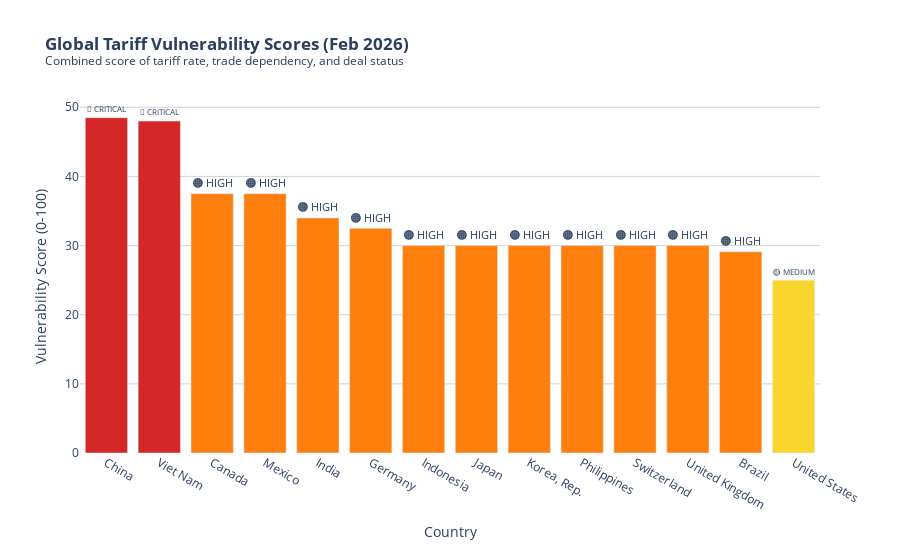

The code cell stored with this chart in its notebook:
### Code cell
import plotly.graph_objects as go
color_map = {
    '🔴 CRITICAL': '#d62728',
    '🟠 HIGH': '#ff7f0e',
    '🟡 MEDIUM': '#f9d62e',
    '🟢 LOW': '#2ca02c'
}

fig2 = go.Figure(go.Bar(
    x=vuln_df['country_name'],
    y=vuln_df['vulnerability_score'],
    marker_color=[color_map[r] for r in vuln_df['risk_level']],
    text=vuln_df['risk_level'],
    textposition='outside',
    customdata=list(zip(
        vuln_df['current_tariff'],
        vuln_df['deal_status'],
        vuln_df['notes']
    )),
    hovertemplate=(
        '<b>%{x}</b><br>'
        'Vulnerability Score: %{y}<br>'
        'Current US Tariff: %{customdata[0]}%<br>'
        'Status: %{customdata[1]}<br>'
        'Note: %{customdata[2]}<extra></extra>'
    )
))

fig2.update_layout(
    title='<b>Global Tariff Vulnerability Scores (Feb 2026)</b><br>'
          '<sup>Combined score of tariff rate, trade dependency, and deal status</sup>',
    xaxis_title='Country',
    yaxis_title='Vulnerability Score (0-100)',
    height=550,
    plot_bgcolor='white',
    yaxis=dict(gridcolor='lightgray')
)
fig2.show()
fig2.write_html('../reports/viz2_vulnerability_scores.html')

print("✅ Leaderboard displayed and saved to reports/viz2_vulnerability_scores.html")

### Figure 1 — Plotly figure (JSON) as saved in the notebook; plotly's stock layout.template omitted (floating-point values rounded to 4 significant figures)
{"data": [{"customdata": [[47, "Trade War", "High-tech restrictions active"], [46, "Trade War", "Manufacturing shift target"], [25, "Negotiating", "Border security link"], [25, "Negotiating", "Auto-sector focus"], [18, "Interim Deal", "Reduced from 50% on Feb 7"], [15, "Stable", "EU block baseline"], [10, "Neutral", "Developing nation status"], [10, "Stable", "Tech partnership"], [10, "Stable", "Tech partnership"], [10, "Neutral", "Developing nation status"], [10, "Stable", "Neutral finance hub"], [10, "Stable", "Special relationship tier"], [8.3, "Neutral", "Agricultural exporter"], [0, "Stable", "Domestic market base"]], "hovertemplate": "<b>%{x}</b><br>Vulnerability Score: %{y}<br>Current US Tariff: %{customdata[0]}%<br>Status: %{customdata[1]}<br>Note: %{customdata[2]}<extra></extra>", "marker": {"color": ["#d62728", "#d62728", "#ff7f0e", "#ff7f0e", "#ff7f0e", "#ff7f0e", "#ff7f0e", "#ff7f0e", "#ff7f0e", "#ff7f0e", "#ff7f0e", "#ff7f0e", "#ff7f0e", "#f9d62e"]}, "text": ["🔴 CRITICAL", "🔴 CRITICAL", "🟠 HIGH", "🟠 HIGH", "🟠 HIGH", "🟠 HIGH", "🟠 HIGH", "🟠 HIGH", "🟠 HIGH", "🟠 HIGH", "🟠 HIGH", "🟠 HIGH", "🟠 HIGH", "🟡 MEDIUM"], "textposition": "outside", "type": "bar", "x": ["China", "Viet Nam", "Canada", "Mexico", "India", "Germany", "Indonesia", "Japan", "Korea, Rep.", "Philippines", "Switzerland", "United Kingdom", "Brazil", "United States"], "y": [48.5, 48.0, 37.5, 37.5, 34.0, 32.5, 30.0, 30.0, 30.0, 30.0, 30.0, 30.0, 29.1, 25.0]}], "layout": {"height": 550, "plot_bgcolor": "white", "title": {"text": "<b>Global Tariff Vulnerability Scores (Feb 2026)</b><br><sup>Combined score of tariff rate, trade dependency, and deal status</sup>"}, "xaxis": {"title": {"text": "Country"}}, "yaxis": {"gridcolor": "lightgray", "title": {"text": "Vulnerability Score (0-100)"}}}}
